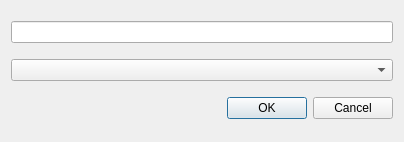
<?xml version="1.0" encoding="UTF-8"?>
<ui version="4.0">
 <class>Dialog</class>
 <widget class="QDialog" name="Dialog">
  <property name="geometry">
   <rect>
    <x>0</x>
    <y>0</y>
    <width>400</width>
    <height>142</height>
   </rect>
  </property>
  <property name="windowTitle">
   <string>Search</string>
  </property>
  <layout class="QGridLayout" name="gridLayout">
   <item row="0" column="0">
    <widget class="QLineEdit" name="lineEdit"/>
   </item>
   <item row="1" column="0">
    <widget class="QComboBox" name="comboBox"/>
   </item>
   <item row="2" column="0">
    <widget class="QDialogButtonBox" name="buttonBox">
     <property name="minimumSize">
      <size>
       <width>382</width>
       <height>0</height>
      </size>
     </property>
     <property name="maximumSize">
      <size>
       <width>382</width>
       <height>16777215</height>
      </size>
     </property>
     <property name="contextMenuPolicy">
      <enum>Qt::DefaultContextMenu</enum>
     </property>
     <property name="layoutDirection">
      <enum>Qt::LeftToRight</enum>
     </property>
     <property name="orientation">
      <enum>Qt::Horizontal</enum>
     </property>
     <property name="standardButtons">
      <set>QDialogButtonBox::Cancel|QDialogButtonBox::Ok</set>
     </property>
    </widget>
   </item>
  </layout>
 </widget>
 <resources/>
 <connections>
  <connection>
   <sender>buttonBox</sender>
   <signal>rejected()</signal>
   <receiver>Dialog</receiver>
   <slot>reject()</slot>
   <hints>
    <hint type="sourcelabel">
     <x>316</x>
     <y>260</y>
    </hint>
    <hint type="destinationlabel">
     <x>286</x>
     <y>274</y>
    </hint>
   </hints>
  </connection>
  <connection>
   <sender>buttonBox</sender>
   <signal>accepted()</signal>
   <receiver>Dialog</receiver>
   <slot>accept()</slot>
   <hints>
    <hint type="sourcelabel">
     <x>248</x>
     <y>254</y>
    </hint>
    <hint type="destinationlabel">
     <x>157</x>
     <y>274</y>
    </hint>
   </hints>
  </connection>
 </connections>
</ui>
